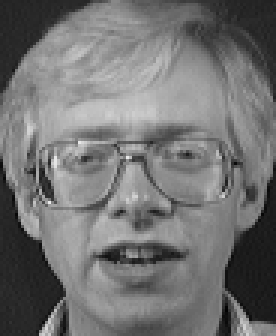
#> input picture att_faces/s2/7.pgm, 92 x 112 px, found by its file name (shown 3 times larger)
$ python FaceDetect.py
#> lines starting #> are read from the running program, lines starting #| are printed output that depends on the picture; after the words box and inside, x2 and y2 are one past the last pixel; in counts of white or black regions, pixels touching at a corner belong together
import cv2
import numpy as np
import os
#加载训练数据集文件
recognizer = cv2.face.LBPHFaceRecognizer.create()
recognizer.read('trainer/trainer.yml')
#准备识别的图片
img = cv2.imread('D:/Develop/code/imageEngineering/att_faces/s2/7.pgm')
#> img is the input picture: shape (112, 92, 3); min 2, max 231, mean 114.4
gray = cv2.cvtColor(img,cv2.COLOR_BGR2GRAY)
#调用opencv的分类器
face_detect = cv2.CascadeClassifier('D:/Develop/opencv/opencv/sources/data/haarcascades/haarcascade_frontalface_default.xml')
#检测人脸图像
face = face_detect.detectMultiScale(gray)
#> face = [[5, 20, 84, 84]]
#绘制矩形框
for x,y,w,h in face:
    cv2.rectangle(img,(x,y),(x+w,y+h),color=(0,255,0),thickness=2)
    #人脸识别
    #获取标签id和置信度
    id,confidence = recognizer.predict(gray[y:y+h,x:x+w])
    print('标签id',id,'置信评分',confidence)
#> this loop made 1 pass
#> (x, y, w, h, id, confidence) on pass 1: (5, 20, 84, 84, 7, 0)
#| 标签id 7 置信评分 0.0
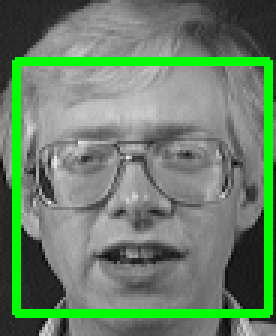
#> img: shape (112, 92, 3) (shown 3 times larger); 9.74% of pixels changed, all inside (x1, y1, x2, y2) = (4, 19, 91, 106)
cv2.imshow('result',img)
cv2.waitKey(0)
cv2.destroyAllWindows()

$ run again, with att_faces/s2/2.pgm copied over att_faces/s2/7.pgm
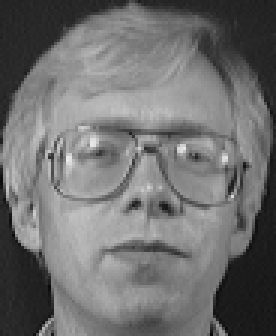
#> input picture att_faces/s2/2.pgm, 92 x 112 px, found by its file name (shown 3 times larger)
#> img is the input picture: shape (112, 92, 3); min 9, max 235, mean 111.7
#> face = [[7, 19, 83, 83]]
#> the loop `for x,y,w,h in face:` made 1 pass
#> (x, y, w, h, id, confidence) on pass 1: (7, 19, 83, 83, 8, 77.26)
#> (printed output is left out)
#> after the loop `for x,y,w,h in face:`:
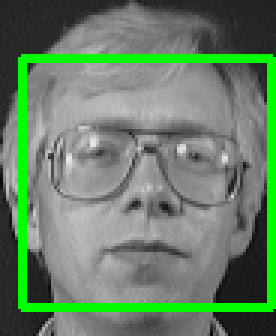
#> img: shape (112, 92, 3) (shown 3 times larger); 9.63% of pixels changed, all inside (x1, y1, x2, y2) = (6, 18, 92, 104)
